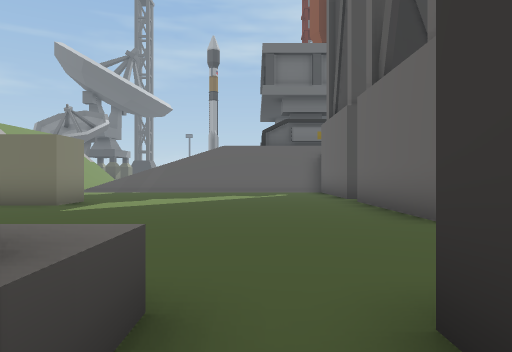
[1] (above)

21 first-person views from a walk through a Unity game level. The camera is 1.2 m above the floor, looks level and sees 70° across. The floor is counted in squares, 2 m on a side. Each view is taken from the middle of a square. On the plan, view 1 faces up. The plan holds only what a view shows up to about 10 squares ahead; the rest is blank. The place goes on beyond the plan.

[2]
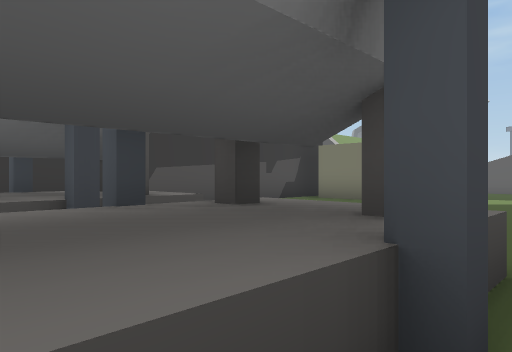

[3]
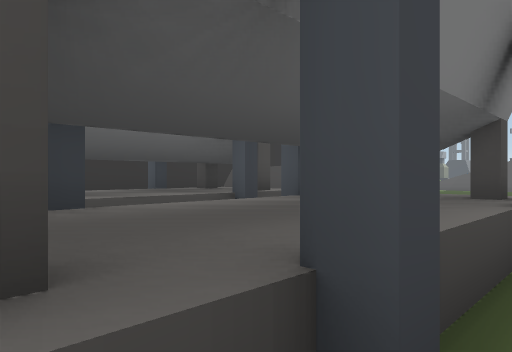

[4]
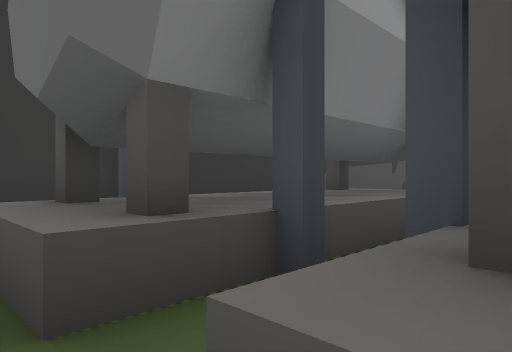

[5]
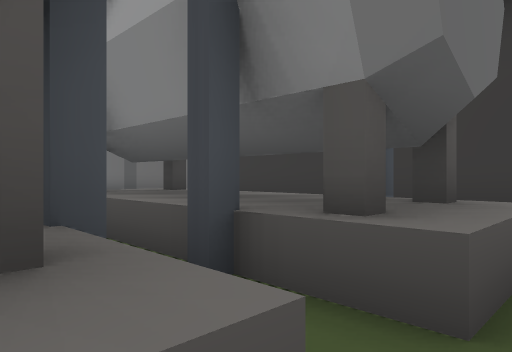

[6]
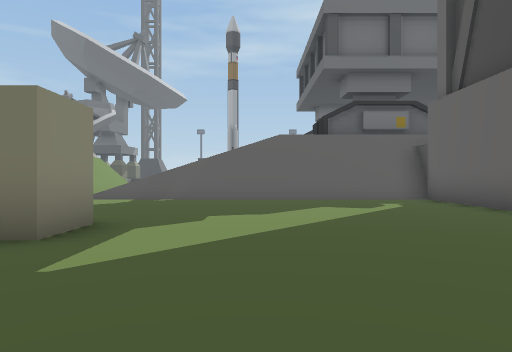

[7]
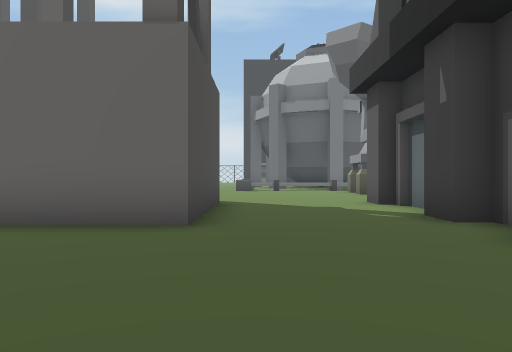

[8]
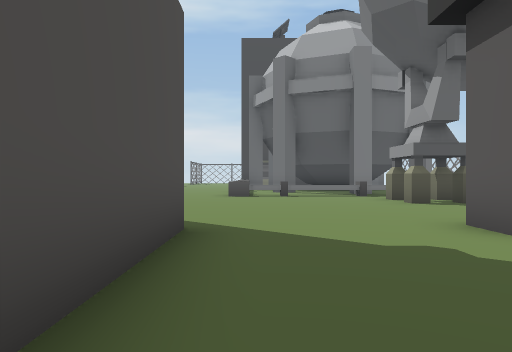

[9]
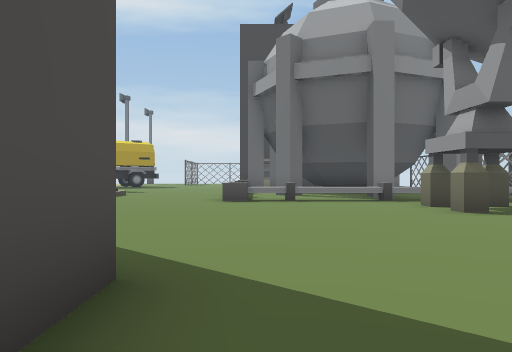

[10]
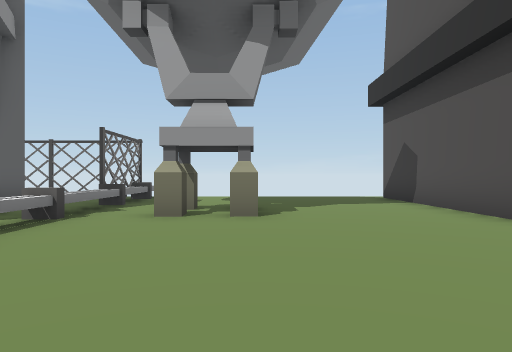

[11]
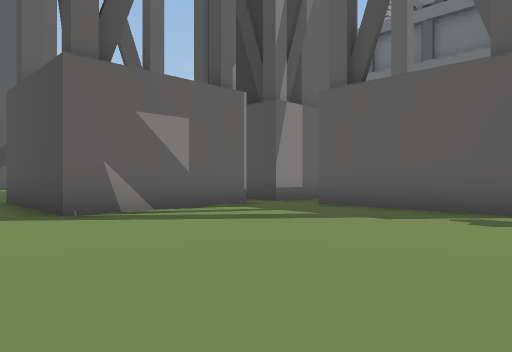

[12]
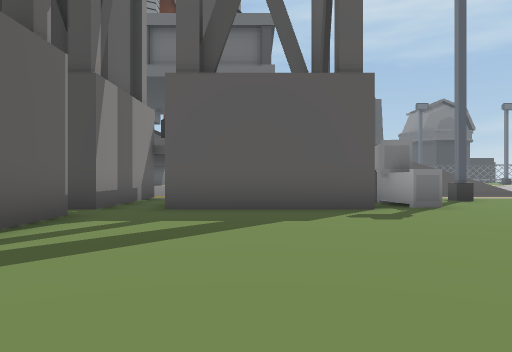

[13]
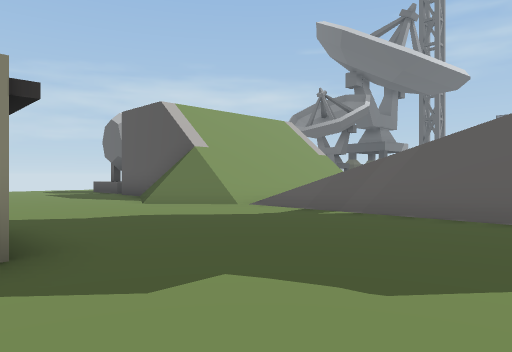

[14]
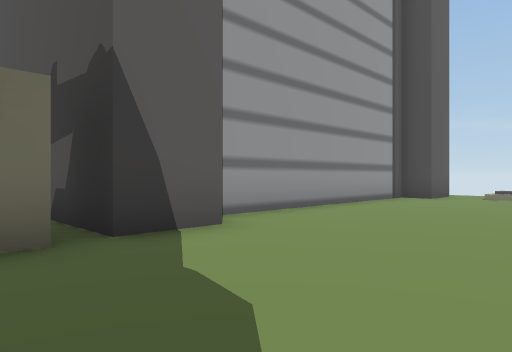

[15]
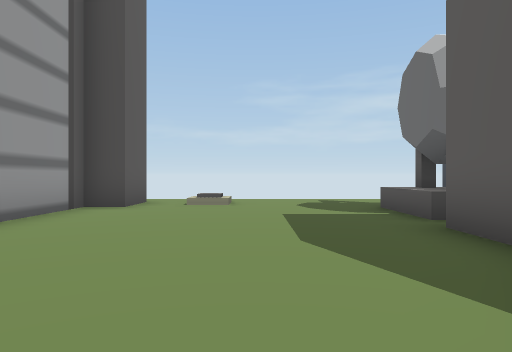

[16]
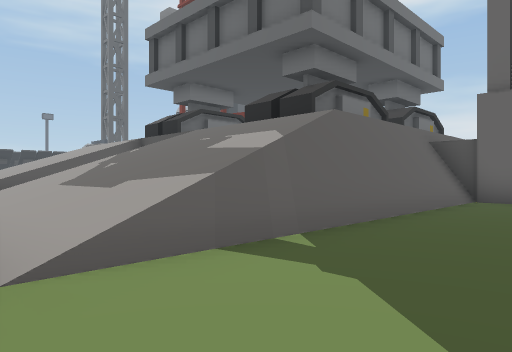

[17]
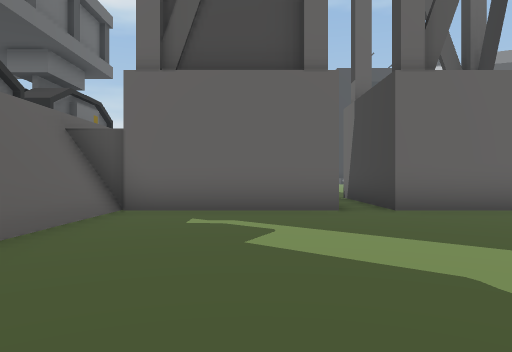

[18]
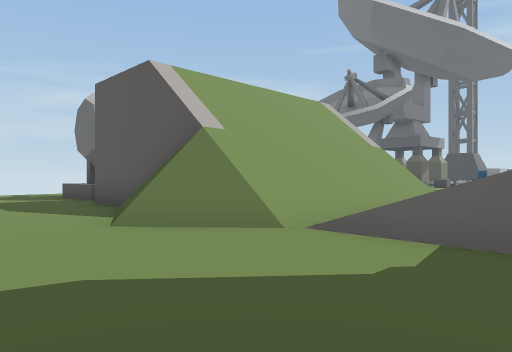

[19]
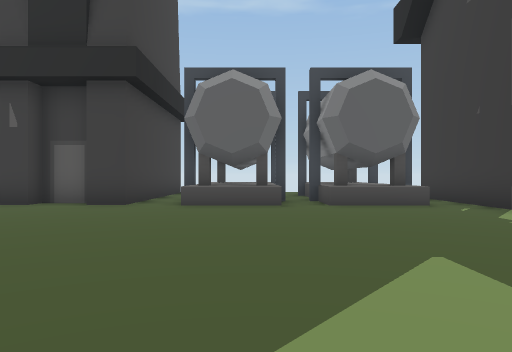

[20]
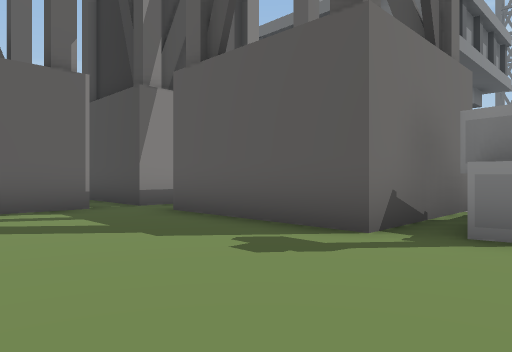

[21]
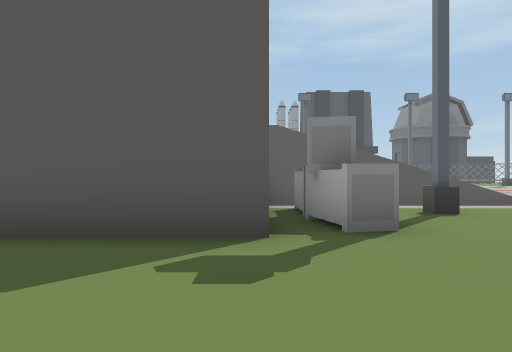

### Floor plan
Key: @ floor where view 1 was taken; # wall or solid block; . main floor; : floor 0.5 m higher than the main floor; + floor 3.75 m higher than the main floor; / step, stairs or slope; = window, fence, low wall or low ledge; ^ raised ledge; v drop or lower ground; P pipe; C crate; O other object.
Columns run from 17 left of view 1 to 13 right of it. Each row starts with its distance up from view 1.
 19           =/ vv
 18        /////////+ #
 17        /////////++####
 16        /////////+
 15   ^    /////////+
 14 ..^^^  //////=#######       ##
 13 .....//v##=.........#  #    #.
 12 ....................#  #.   #C.
 11 ....................#  #.   #C.
 10 .:..................####.####C.
  9 ...............................
  8 .##......##OOO......####.......
  7   #########.........#  #.......
  6           #  .......#  #.......
  5           # ........####......P
  4           #...................P
  3           #...................^
  2           #...................^
  1           #.^^.^^.######......^
  0           #.^^.^^@#    #...##.^
 -1          ## ^^.^^.#    #...##.^
 -2          #  ^^.^^.#    #......#
 -3          #  ^^.^^.#    #..... ^
 -4             .....      #..... ^

Positions as (right, up) in squares from view 1, and headings:
1: (0, 0), facing up
2: (0, -1), facing up-left
3: (0, -3), facing up-left
4: (-2, -4), facing up-left
5: (-4, -4), facing up-right
6: (-2, 4), facing up
7: (-2, 4), facing right
8: (2, 4), facing right
9: (4, 4), facing right
10: (10, 6), facing down
11: (12, 3), facing up-left
12: (9, 3), facing up
13: (-1, 8), facing up-left
14: (-5, 12), facing down-left
15: (-8, 11), facing left
16: (-7, 11), facing up-right
17: (-4, 11), facing right
18: (-4, 10), facing up-left
19: (-2, 9), facing down
20: (13, 6), facing up-left
21: (11, 6), facing up
